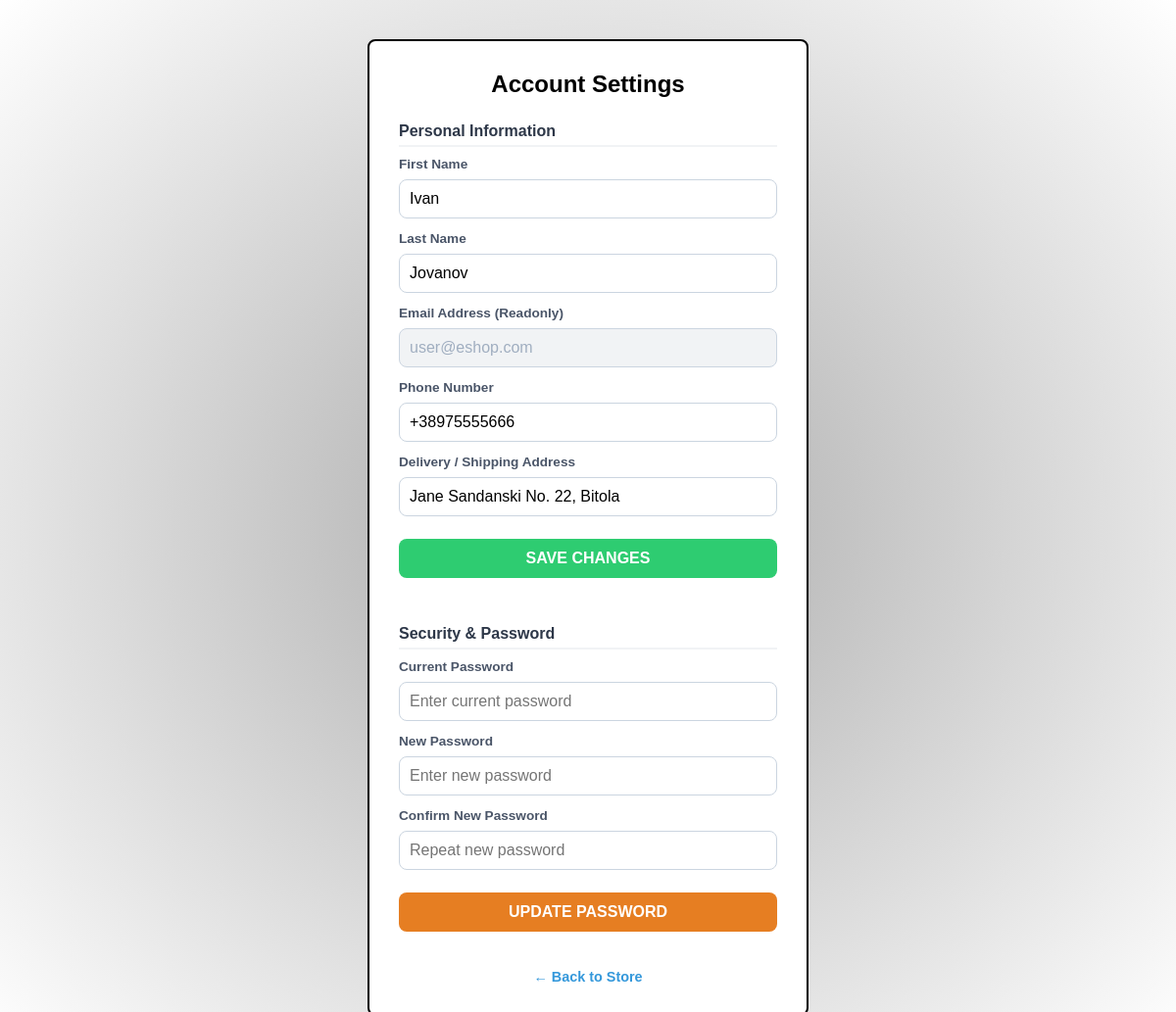
Page /edit_profile.php (signed in) on the committed database.
### tables this page shows
CREATE TABLE `users` (
  `id` int(11) NOT NULL,
  `username` varchar(50) NOT NULL,
  `first_name` varchar(50) NOT NULL,
  `last_name` varchar(50) NOT NULL,
  `phone` varchar(20) NOT NULL,
  `email` varchar(100) NOT NULL,
  `password` varchar(255) NOT NULL,
  `address` varchar(255) NOT NULL,
  `role` enum('user','admin','root') NOT NULL DEFAULT 'user',
  `verification_token` varchar(64) DEFAULT NULL,
  `is_verified` tinyint(1) DEFAULT 0
);

### edit_profile.php (the view, shortened to what this page needs)
<?php
$dbClass = new Database();
$conn = $dbClass->connect();
$userId = $_SESSION['user_id'];
$query = "SELECT * FROM `users` WHERE `id` = $userId";
$result = mysqli_query($conn, $query);
$user = mysqli_fetch_assoc($result);
?>
<!DOCTYPE html>
<html lang="en">
<head>
    <link rel="stylesheet" href="styles.css">
</head>
<body id="bckgrnd">
    <div class="edit-box">
        <h2>Account Settings</h2>
        <div class="section-title">Personal Information</div>
<form action="edit_profile.php" method="POST">
    <label class="form-label">First Name</label>
    <input type="text" name="first_name" value="<?php echo htmlspecialchars($user['first_name']); ?>" required>
    <label class="form-label">Last Name</label>
    <input type="text" name="last_name" value="<?php echo htmlspecialchars($user['last_name']); ?>" required>
    <label class="form-label">Email Address (Readonly)</label>
    <input type="email" value="<?php echo htmlspecialchars($user['email']); ?>" readonly style="background-color: #f1f3f5; cursor: not-allowed; color: #a0aec0;">
    <label class="form-label">Phone Number</label>
    <input type="text" name="phone" value="<?php echo htmlspecialchars($user['phone']); ?>" placeholder="Enter phone number">
    <label class="form-label">Delivery / Shipping Address</label>
    <input type="text" name="address" value="<?php echo isset($user['address']) ? htmlspecialchars($user['address']) : ''; ?>" placeholder="Enter your full street address for shipping" required>
    <input type="submit" class="save-profile-btn" value="SAVE CHANGES">
</form>
        <div class="section-title" style="margin-top: 40px;">Security & Password</div>
        <form action="edit_profile.php" method="POST">
            <label class="form-label">Current Password</label>
            <input type="password" name="old_password" placeholder="Enter current password" required>
            <label class="form-label">New Password</label>
            <input type="password" name="new_password" placeholder="Enter new password" required>
            <label class="form-label">Confirm New Password</label>
            <input type="password" name="confirm_password" placeholder="Repeat new password" required>
            <input type="submit" class="change-pass-btn" value="UPDATE PASSWORD">
        </form>
        <p style="margin-top:30px; font-size:0.9em;">
            <a href="index.php" style="color:#3498db; font-weight:bold; text-decoration: none;">← Back to Store</a>
        </p>
    </div>
</body>
</html>

### styles.css (style rules this page uses)
* { margin: 0; padding: 0; box-sizing: border-box; }
.edit-box { width: 450px; margin: 40px auto; background: #fff; padding: 30px; border: 2px solid #000; border-radius: 8px; text-align: center; font-family: sans-serif; }
.edit-box input { width: 100%; padding: 10px; margin: 8px 0; font-size: 1em; box-sizing: border-box; border: 1px solid #cbd5e0; border-radius: 8px; outline: none; }
.save-profile-btn { background-color: #2ecc71; color: white; cursor: pointer; font-weight: bold; border: none !important; margin-top: 15px !important; height: 40px; }
.change-pass-btn { background-color: #e67e22; color: white; cursor: pointer; font-weight: bold; border: none !important; margin-top: 15px !important; height: 40px; }
.section-title { text-align: left; font-size: 16px; font-weight: 700; color: #2d3748; margin-top: 25px; margin-bottom: 10px; border-bottom: 2px solid #f1f3f5; padding-bottom: 5px; }
.form-label { display: block; text-align: left; font-size: 0.85em; font-weight: bold; margin-top: 5px; color: #4a5568; }
#bckgrnd { background-image: radial-gradient(darkgray, white); }

### rows in the picture
users: first_name "Ivan", last_name "Jovanov", email "user@eshop.com", phone "+38975555666", address "Jane Sandanski No. 22, Bitola"
